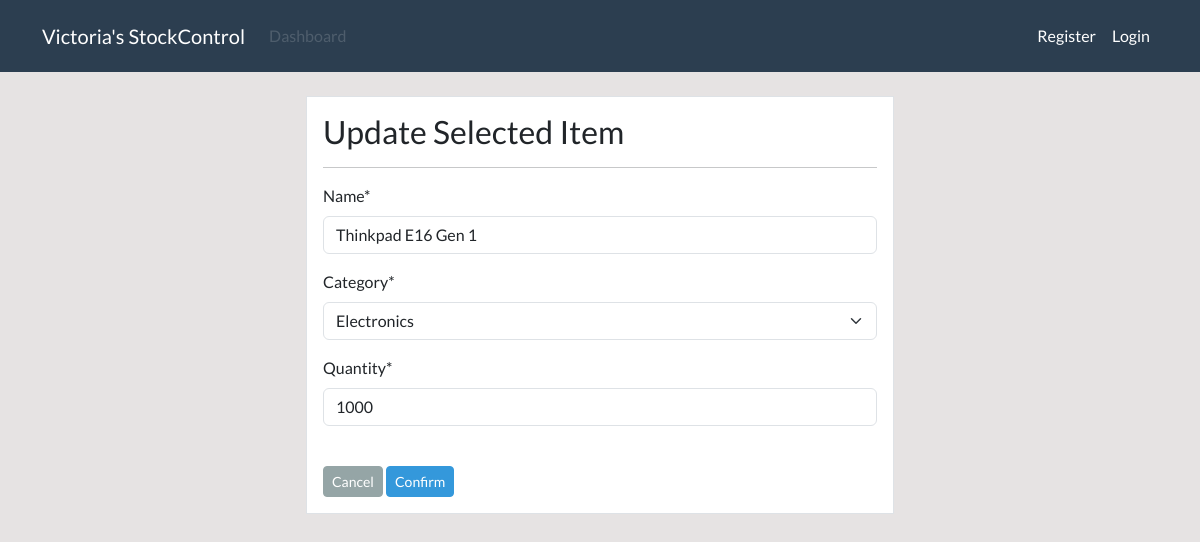
Page /product/edit/1/ on the earlier database version.
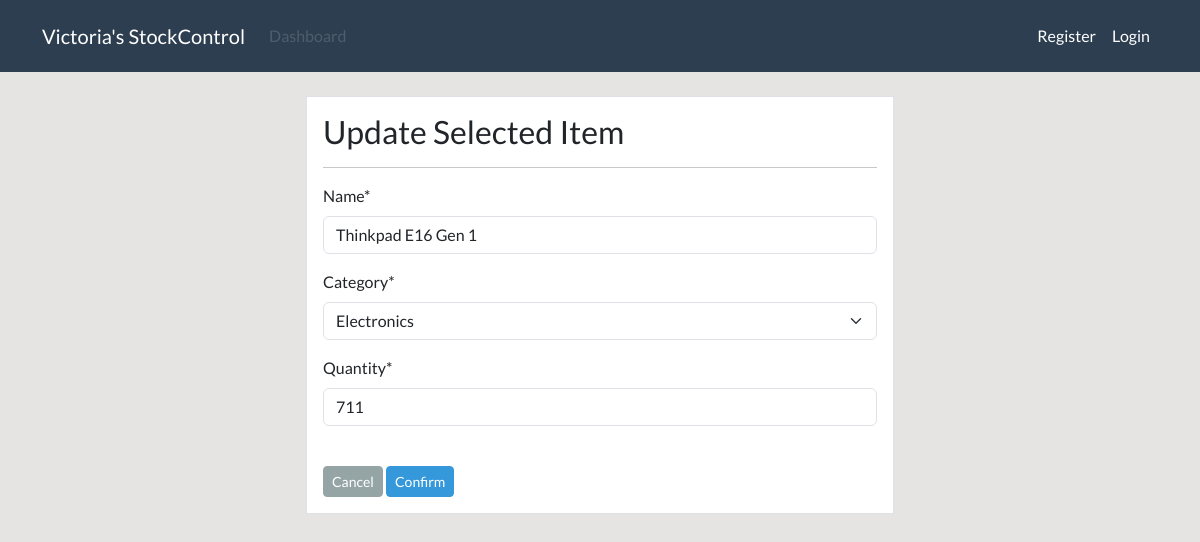
Same page on the later database version.
### dashboard/models.py (models this page shows, shortened)
class Product(models.Model):
    name = models.CharField(max_length=100,null=True)
    category = models.CharField(max_length=20, choices=CATEGORY, null=True)
    quantity = models.PositiveBigIntegerField(null=True)
    class Meta:
        verbose_name_plural = 'Product'

### dashboard/views.py (the view)
# urls.py: path('product/edit/<int:pk>/', views.product_edit,
def product_edit(request, pk):
    item = Product.objects.get(id=pk)
    if request.method == 'POST':
        form = ProductForm(request.POST, instance=item)
        if form.is_valid():
            form.save()
            return redirect('dashboard-product')
    else:
        form = ProductForm(instance=item)
    context = {
        'form': form,
    }
    return render(request, 'dashboard/product_edit.html', context)

### dashboard/forms.py
class ProductForm(forms.ModelForm):
    class Meta:
        model = Product
        fields = '__all__'

### templates/dashboard/product_edit.html (shortened to what this page needs)
{% extends 'component/basePage.html' %}
{% load crispy_forms_tags %}
{% block content %}
<div class="row my-4">
    <div class="col-md-6 offset-md-3">
        <div class="border p-3 bg-white">
            <h3>Update Selected Item</h3>
            <hr>
            <form method="POST">
                {{ form|crispy}}
                <br>
                <a class="btn btn-secondary btn-sm" href="{% url 'dashboard-product' %}">Cancel</a>
                <input class="btn btn-info btn-sm" type="submit" value="Confirm">
            </form>
        </div>
    </div>
</div>
{% endblock %}

Differences in the rows shown:
changed Product "Thinkpad E16 Gen 1": quantity "1000" → "711"
